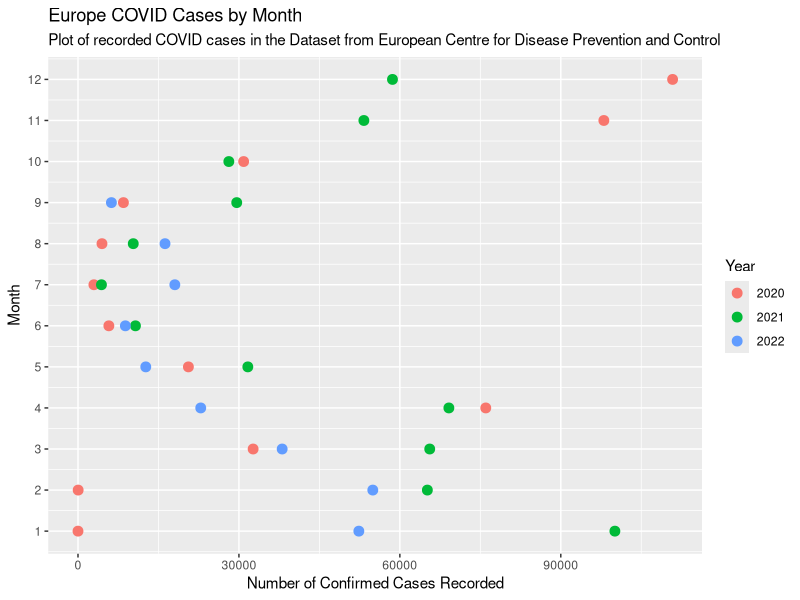

This figure's R source:
library(tidyverse)
install.packages("tidyverse", dependencies=T)

data <- na.omit(read.csv("VisBlog1.csv"))


data %>%
  group_by(month,year)%>%
  summarize(sum_cases=sum(deaths),na.rm=T)%>%
  ggplot(aes(y=month,x=sum_cases, color=as_factor(year)))+
  scale_y_continuous(breaks=c(1,2,3,4,5,6,7,8,9,10,11,12))+
  labs(x="Number of Confirmed Cases Recorded", y = "Month", 
       color="Year",
       title="Europe COVID Cases by Month",
       subtitle ="Plot of recorded COVID cases in the Dataset from European Centre for Disease Prevention and Control")+
  geom_point(size=3)

